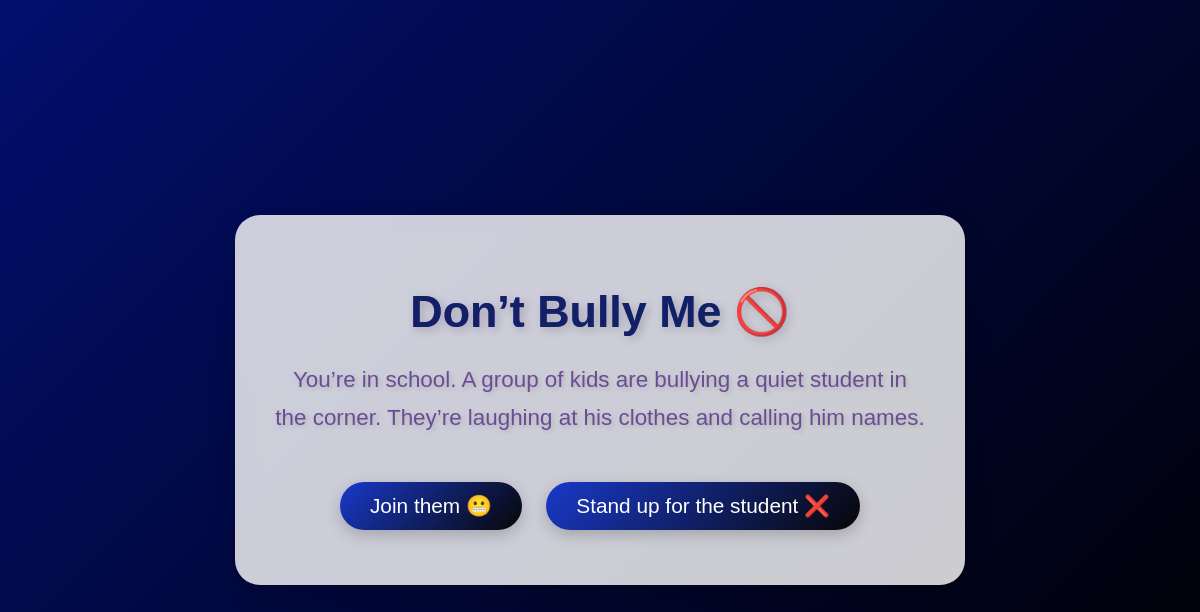
The page /story/1/step/1 on the database its author committed.
### tables this page shows
CREATE TABLE stories (
    id INTEGER PRIMARY KEY AUTOINCREMENT,
    title TEXT NOT NULL,
    image TEXT
);

CREATE TABLE steps (
    id INTEGER PRIMARY KEY AUTOINCREMENT,
    story_id INTEGER NOT NULL,
    step_number INTEGER NOT NULL,
    content TEXT NOT NULL,
    option1 TEXT,
    option2 TEXT,
    next1 INTEGER,
    next2 INTEGER,
    FOREIGN KEY(story_id) REFERENCES stories(id)
);

### app.py (the view)
@app.route('/story/<int:story_id>/step/<int:step_number>')
def story_step(story_id, step_number):
    conn = sqlite3.connect('stories.db')
    c = conn.cursor()
    c.execute('''
        SELECT content, option1, option2, next1, next2
        FROM steps
        WHERE story_id = ? AND step_number = ?
    ''', (story_id, step_number))
    step = c.fetchone()
    c.execute('SELECT title FROM stories WHERE id = ?', (story_id,))
    title_result = c.fetchone()
    story_title = title_result[0] if title_result else 'Story'
    conn.close()
    if step:
        content, option1, option2, next1, next2 = step
        return render_template(
            'story.html',
            story_id=story_id,
            step_number=step_number,
            content=content,
            option1=option1,
            option2=option2,
            next1=next1,
            next2=next2,
            title=story_title
        )
    else:
        return "Story step not found", 404

### templates/story.html (shortened to what this page needs)
<!DOCTYPE html>
<html lang="en">
<head>
    <link rel="stylesheet" href="{{ url_for('static', filename='styles.css') }}">
</head>
<body>
    <div class="story-box">
        <h1>{{ title }}</h1>
        <p>{{ content }}</p>
        {% if option1 and option2 %}
            <a href="{{ url_for('story_step', story_id=story_id, step_number=next1) }}" class="button">{{ option1 }}</a>
            <a href="{{ url_for('story_step', story_id=story_id, step_number=next2) }}" class="button">{{ option2 }}</a>
        {% else %}
            <p class="end">The End 💗</p>
            <a href="{{ url_for('index') }}" class="button">Back to Home 🏠</a>
        {% endif %}
    </div>
</body>
</html>

### static/styles.css (style rules this page uses)
body { margin: 0; padding: 0; font-family: 'Segoe UI', Tahoma, Geneva, Verdana, sans-serif; background: linear-gradient(135deg, #1e1e2f, #000000); color: rgb(90, 90, 212); min-height: 100vh; display: flex; flex-direction: column; align-items: center; padding: 40px 20px; position: relative; }
h1 { font-size: 2.5rem; margin-bottom: 40px; background: linear-gradient(to right, #d900ec, #75b1f1); -webkit-background-clip: text; background-clip: text; color: transparent; }

### rows shown on the page
stories: title "Don’t Bully Me 🚫"
steps: content "You’re in school. A group of kids are bullying a quiet student in the corner. They’re laughing at his clothes and calling him names.", option1 "Join them 😬", option2 "Stand up for the student ❌"
